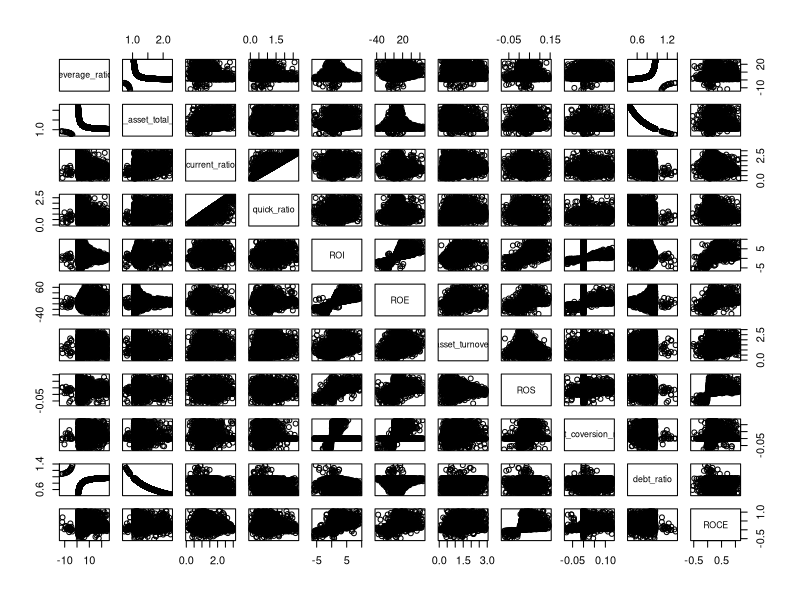
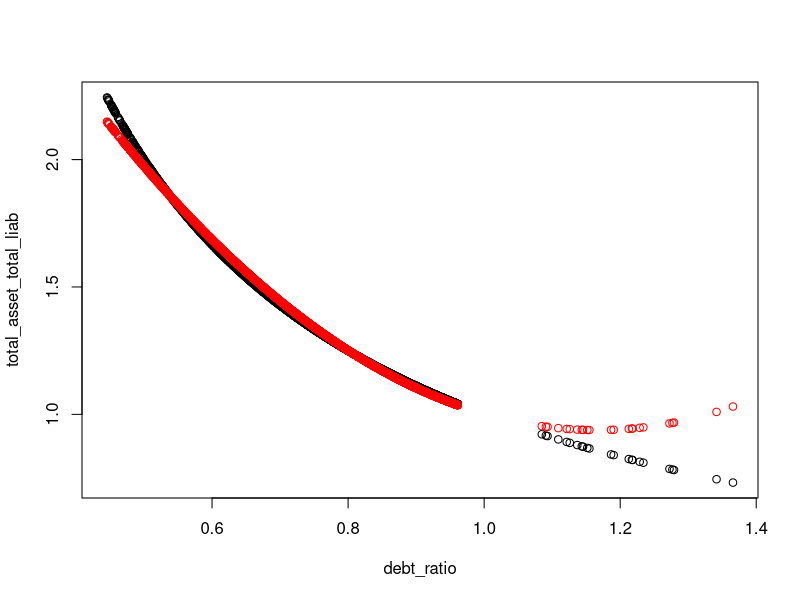
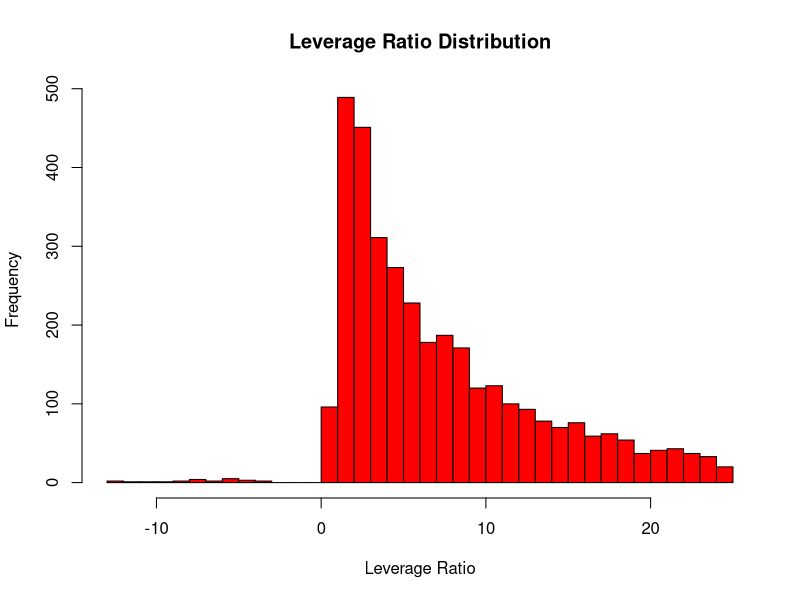
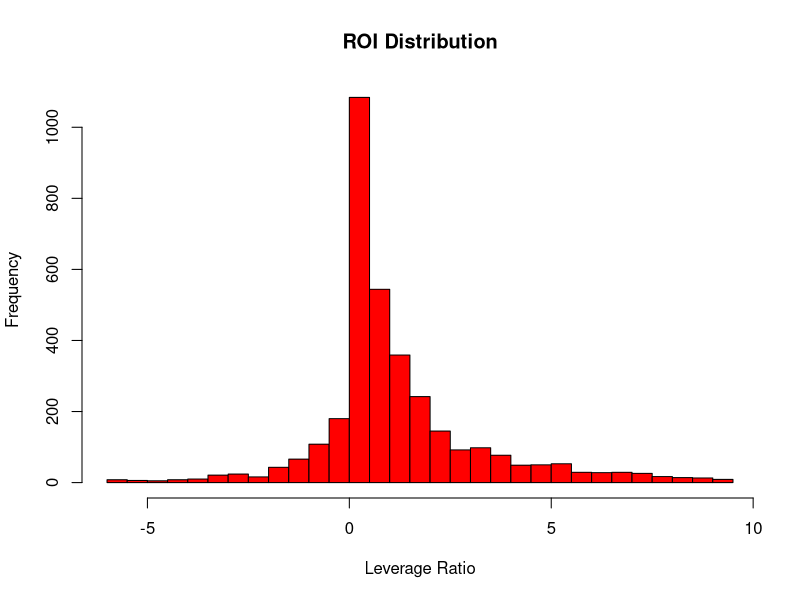
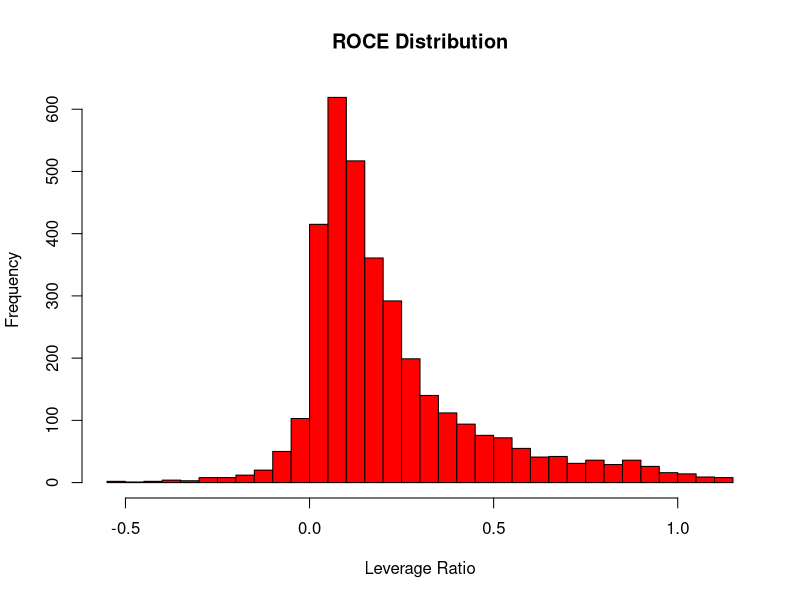
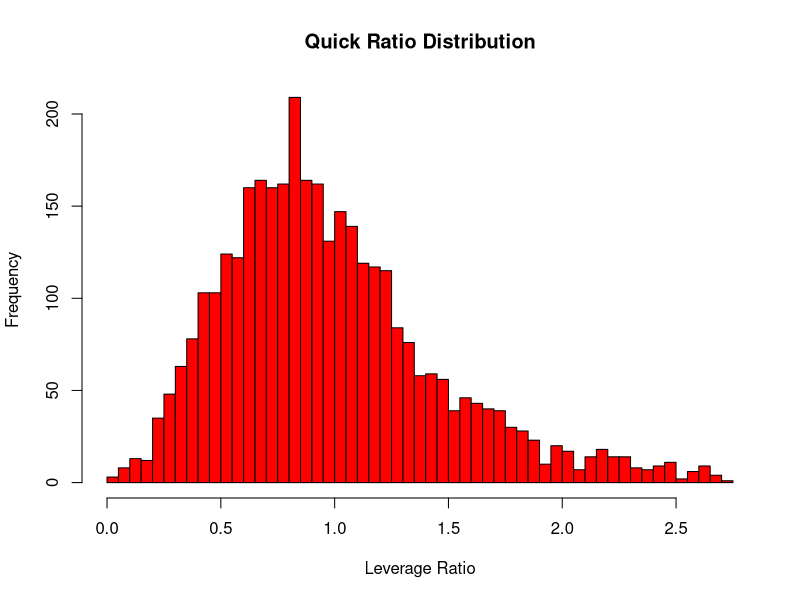
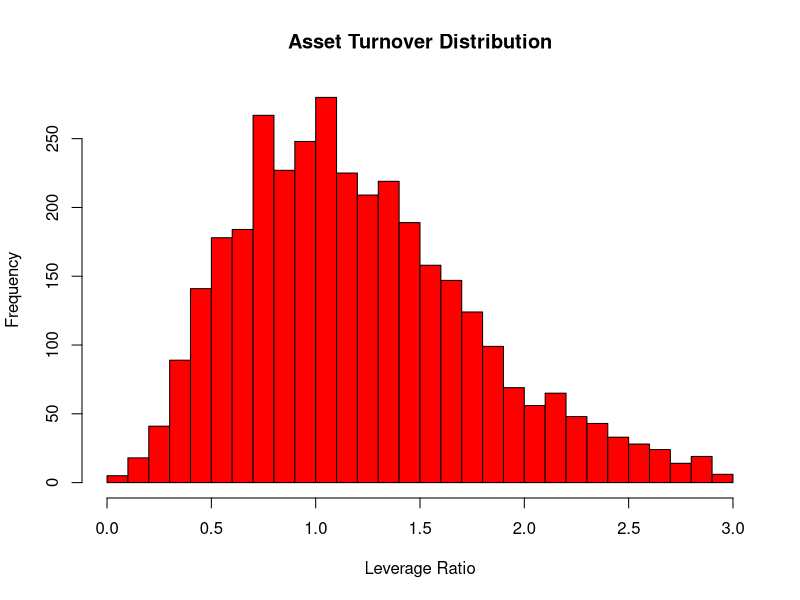
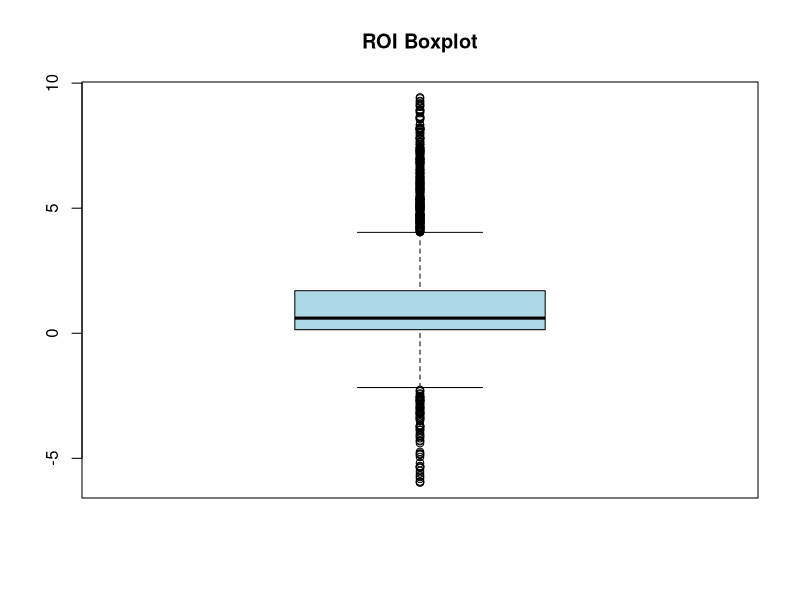

Recreate these plots in R, in order. (Note: this script raises an error after producing the figures.)
library(readr)
library(dplyr)
library(modelr)
library(caret)
library(formattable)
library(corrplot)
library(GGally)
library(randomForest)

ds = read_csv("companies_data.csv")

# Fix categorical variables
ds$Default    = as.factor(ds$Default)
ds$nace       = as.factor(ds$nace)
ds$nace_group = as.factor(ds$nace_group)


# print name of every column
names(ds)

ds1 = ds %>% select(-c('Default','nace','nace_group'))

plot(ds1)

regmodel = lm(total_asset_total_liab ~ poly(debt_ratio,2), ds1)
summary(regmodel)
plot(total_asset_total_liab ~ debt_ratio, ds1)
points(ds$debt_ratio, fitted(regmodel), col='red')

# Plot of distributions
hist(ds$leverage_ratio, col='red', breaks=40, main='Leverage Ratio Distribution', xlab='Leverage Ratio')
hist(ds$ROI, col='red', breaks=40, main='ROI Distribution', xlab='Leverage Ratio')
hist(ds$ROCE, col='red', breaks=40, main='ROCE Distribution', xlab='Leverage Ratio')
hist(ds$quick_ratio, col='red', breaks=40, main='Quick Ratio Distribution', xlab='Leverage Ratio')
hist(ds$asset_turnover, col='red', breaks=40, main='Asset Turnover Distribution', xlab='Leverage Ratio')


# Boxplot
boxplot(ds$ROI, col='lightblue', main='ROI Boxplot')
boxplot(ds$ROCE, col='lightblue', main='ROCE Boxplot')

# Boxplot depending on Default
boxplot(ROI ~ Default, ds, col='lightblue', xlab='Default', main='ROI vs Default Boxplot')


# Scatter Plot
plot(ds)

plot(ds$total_asset_total_liab, ds$debt_ratio, col='lightgreen')
plot(ds$ROI, ds$ROE, col='red')
plot(ds$ROS, ds$ROCE, col='blue')


# Correlation Matrix
cmatrix = cor(ds %>% select(-c('Default','nace','nace_group')))

corrplot(cmatrix, method='circle', diag=F, type='upper')
corrplot(cmatrix, method='square')
corrplot(cmatrix, method='ellipse')
corrplot(cmatrix, method='shade')


cmatrix_ng1 = cor(ds %>% filter(nace_group == 1) %>% select(-c('Default','nace','nace_group')))
cmatrix_ng2 = cor(ds %>% filter(nace_group == 2) %>% select(-c('Default','nace','nace_group')))
cmatrix_ng3 = cor(ds %>% filter(nace_group == 3) %>% select(-c('Default','nace','nace_group')))

par(mfrow=c(1,3))
corrplot(cmatrix_ng1, method='circle')
corrplot(cmatrix_ng2, method='circle')
corrplot(cmatrix_ng3, method='circle')

par(mfrow=c(1,1))
# corrplot(cmatrix, type='upper', order='hclust', p.mat=p.mat, sig.level=0.01)

# Summary Statistics
summary(ds)


ds = ds %>% select(-c('nace', 'nace_group', 'Default'))

dsc = ds %>% select(c('nace_group'))

tmp <- do.call(data.frame, 
           list(table(dsc)                ))

tmp = as.data.frame(table(ds$nace_group))
tmp <- do.call(data.frame, 
           list(mean = apply(ds, 2, mean),
                sd = apply(ds, 2, sd),
                median = apply(ds, 2, median),
                min = apply(ds, 2, min),
                max = apply(ds, 2, max)
                ))

tmp <- do.call(data.frame, 
           list(mean = apply(ds, 2, mean),
                sd = apply(ds, 2, sd),
                median = apply(ds, 2, median),
                min = apply(ds, 2, min),
                max = apply(ds, 2, max)
                ))


widget_formattable = formattable(tmp, list(
    mean = color_tile('lightblue', 'white'),
    sd = color_tile('lightblue', 'white'),
    median = color_bar('red', na.rm = TRUE),
    min = color_tile('white', 'orange'),
    max = color_tile('white', 'orange')
    #area(col=c(intensity_1, intensity_2, intensity_3, intensity_4)) ~ normalize_bar("pink")
))
widget_formattable

# Fancy Stuff
widget_formattable = formattable(tmp, list(
    Freq = color_tile('lightblue', 'white')
))
widget_formattable

ggparcoord(ds, columns = 1:11,  scale = 'globalminmax')
